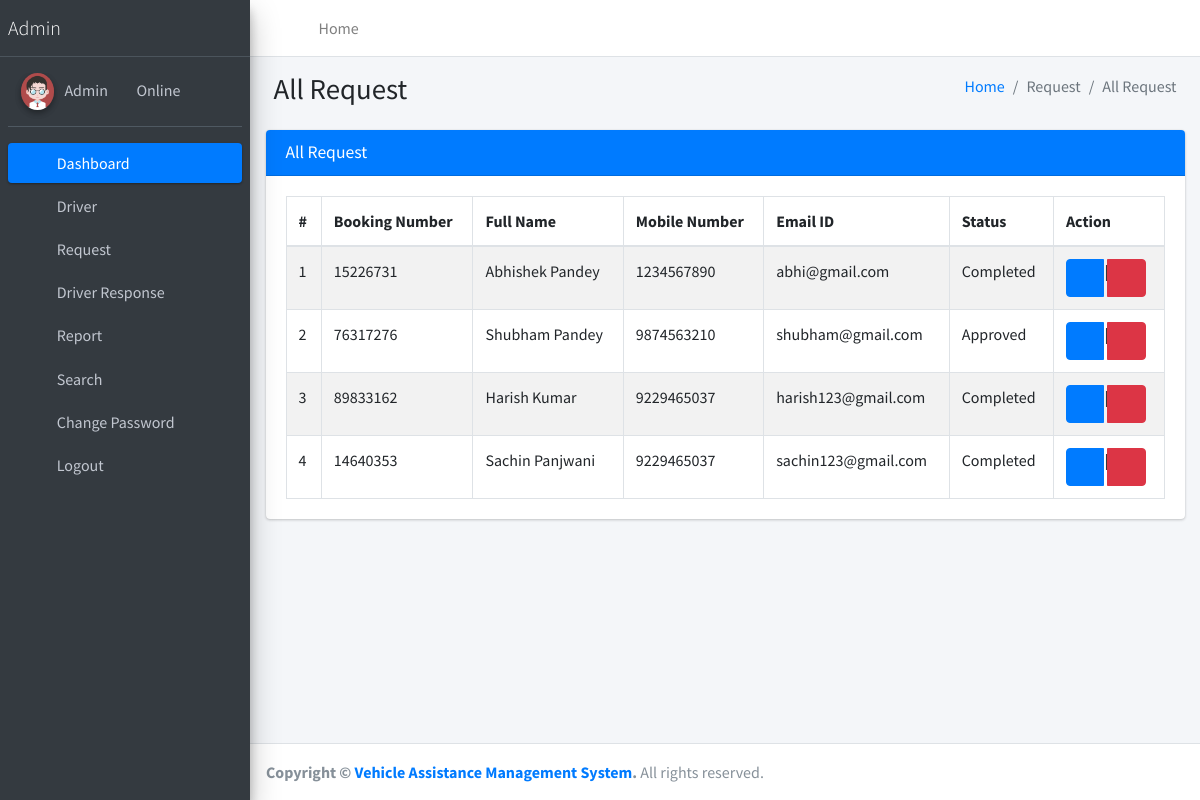
/allRequest/, run on the app's committed database.
### vehicleassist/models.py (models this page shows, shortened)
class Book(models.Model):
    user = models.ForeignKey(User, on_delete=models.CASCADE, null=True)
    BookingNumber = models.CharField(max_length=150, null=True)
    PhoneNumber = models.CharField(max_length=15, null=True)
    PickupLoc = models.CharField(max_length=150, null=True)
    Destination = models.CharField(max_length=200, null=True)
    PickupDate = models.DateField(null=True)
    PickupTime = models.TimeField(null=True)
    DateofRequest = models.DateTimeField(auto_now_add=True)
    Remark = models.CharField(max_length=250, null=True)
    Status = models.CharField(max_length=150, null=True)
    AssignTo = models.ForeignKey(Driver, on_delete=models.CASCADE, null=True)
    UpdationDate = models.DateField(null=True)

### vehicleassist/views.py (the view)
# urls.py: path('allRequest/', allRequest, name='allRequest'),
def allRequest(request):
    book = Book.objects.all()
    return render(request, 'admin/allRequest.html', locals())

### vehicleassist/templates/admin/allRequest.html
{% extends 'adminNavbar.html' %}
{% block main %}
{% load static %}
<section class="content">
    <div class="content-header">
        <div class="container-fluid">
            <div class="row mb-2">
                <div class="col-sm-6">
                    <h1 class="m-0">All Request</h1>
                </div>
                <div class="col-sm-6">
                    <ol class="breadcrumb float-sm-right">
                        <li class="breadcrumb-item"><a href="{% url 'dashboard' %}">Home</a></li>
                        <li class="breadcrumb-item active">Request</li>
                        <li class="breadcrumb-item active">All Request</li>
                    </ol>
                </div>
            </div>
        </div>
    </div>
    <div class="container-fluid">
        <div class="row">
            <div class="col-md-12">
                <div class="card card-primary">
                    <div class="card-header">
                        <h3 class="card-title">All Request</h3>
                    </div>
                    <div class="card-body">
						<table id="example1" class="table table-bordered table-striped">
							<thead>
								<tr>
									<th>#</th>
									<th>Booking Number</th>
                                    <th>Full Name</th>
                                    <th>Mobile Number</th>
                                    <th>Email ID</th>
                                    <th>Status</th>
									<th>Action</th>
								</tr>
							</thead>
							<tbody>
                                {% for i in book %}
								<tr>
									<td>{{forloop.counter}}</td>
									<td>{{i.BookingNumber}}</td>
                                    <td>{{i.user.first_name}} {{i.user.last_name}}</td>
                                    <td>{{i.PhoneNumber}}</td>
                                    <td>{{i.user.username}}</td>
                                    {% if not i.Status %}
                                        <td>Not Update Yet</td>
                                    {% else %}
                                        <td>{{i.Status}}</td>
                                    {% endif %}
									<td>
										<div class="btn-group">
											<a class="btn btn-primary" href="{% url 'viewRequestDetails' i.id %}"><i
												class="fa fa-eye"></i></a> | <a class="btn btn-danger" href="{% url 'deleteRequest' i.user.id %}"><i
												class="fa fa-trash-alt"></i></a>
										</div>
									</td>
								</tr>
								{% endfor %}
							</tbody>
						</table>
					</div>
                </div>
            </div>
        </div>
    </div>
</section>
{% endblock %}

### data on the page
Book: BookingNumber "15226731", user.first_name "Abhishek", user.last_name "Pandey", PhoneNumber "1234567890", user.username "abhi@gmail.com", Status "Completed"
Book: BookingNumber "76317276", user.first_name "Shubham", user.last_name "Pandey", PhoneNumber "9874563210", user.username "shubham@gmail.com", Status "Approved"
Book: BookingNumber "89833162", user.first_name "Harish", user.last_name "Kumar", PhoneNumber "9229465037", user.username "harish123@gmail.com", Status "Completed"
Book: BookingNumber "14640353", user.first_name "Sachin", user.last_name "Panjwani", PhoneNumber "9229465037", user.username "sachin123@gmail.com", Status "Completed"
